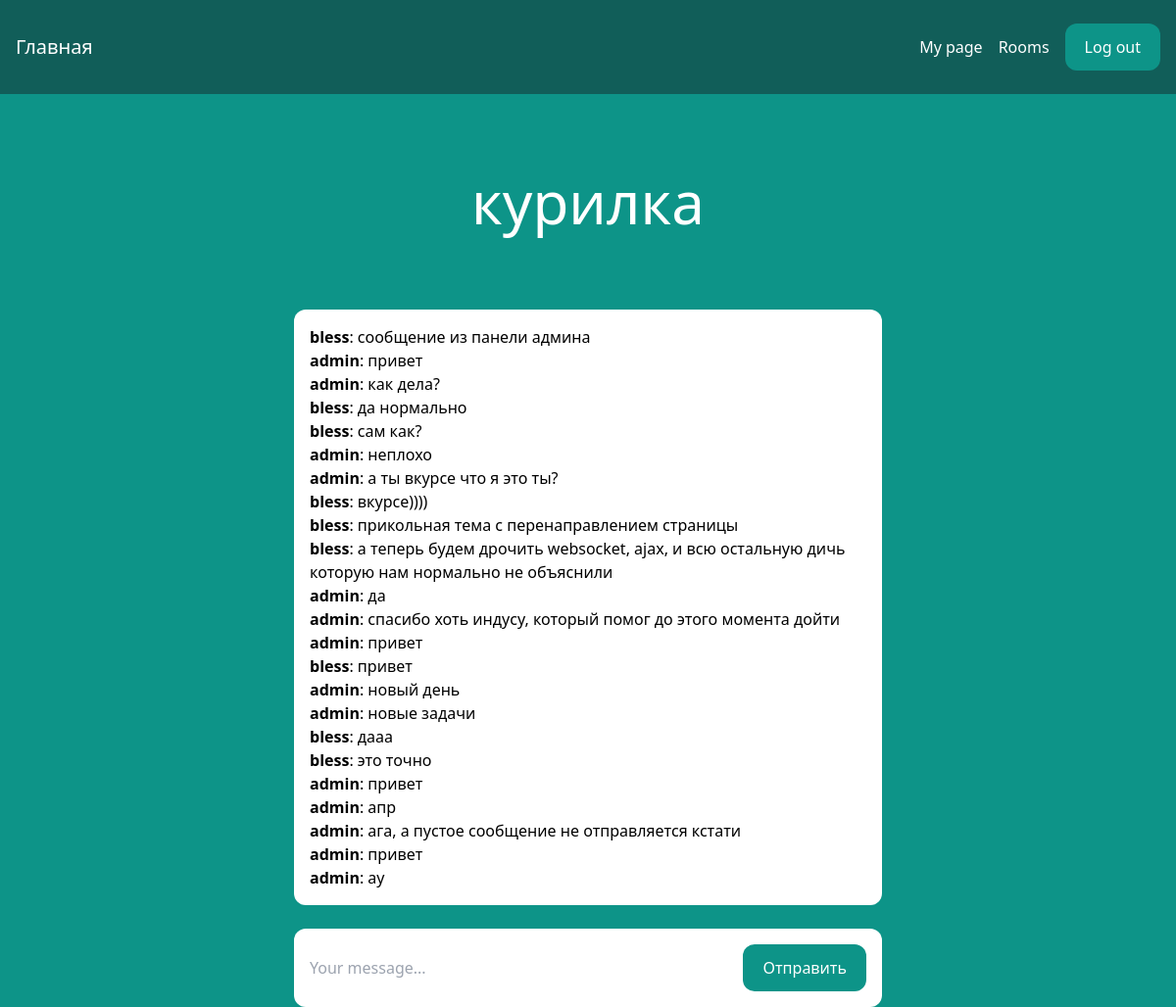
Page /rooms/rooms/1 (signed in) on the committed database.
### room/models.py (models this page shows)
class Room(models.Model):
    name = models.CharField(max_length=255)

class Message(models.Model):
    room = models.ForeignKey(Room, related_name='messages', on_delete=models.CASCADE)
    user = models.ForeignKey(User, related_name='messages', on_delete=models.CASCADE)
    content = models.TextField()
    date_added = models.DateTimeField(auto_now_add=True)
    class Meta:
        ordering = ('date_added',)

### room/views.py (the view)
# urls.py: path('rooms/', include('room.urls')),
@login_required
def room(request, id):
    room = Room.objects.get(id=id)
    messages = Message.objects.filter(room=room)
    if request.method == 'POST':
        content = request.POST.get('content')
        if content:
            Message.objects.create(room=room, user=request.user, content=content)
            return redirect('room', id=id)
    return render(request, 'room/room.html', {'room': room, 'messages': messages})

### room/templates/room/room.html (shortened to what this page needs)
{% extends 'core/base.html' %}
{% load static %}
{% block content %}
<div class="p-10 lg:p-20 text-center">
    <h1 class="text-3xl lg:text-6xl text-white">{{ room.name }}</h1>
</div>
<div class="lg:w-2/4 mx-4 lg:mx-auto p-4 bg-white rounded-xl">
    <div class="chat-messages space-y-3" id="chat-messages">
    {% for message in messages %}
        <b>{{ message.user.username }}</b>: {{ message.content }}<br>
    {% endfor %}
</div>
</div>
<div class="lg:w-2/4 mt-6 mx-4 lg:mx-auto p-4 bg-white rounded-xl">
    <form method="post" action="{% url 'send_message' %}" class="flex">
    <input type="text" name="content" class="flex-1 mr-3" placeholder="Your message..." id="chat-message-input">
    <button
        class="px-5 py-3 rounded-xl text-white bg-teal-600 hover:bg-teal-700"
        id="chat-message-submit" onclick="test_messedge()"
    >Отправить</button>
    </form>
</div>
{% endblock %}

### core/templates/core/base.html (shortened to what this page needs)
<!DOCTYPE html>
<html>
    <head>
        <script src="https://cdn.tailwindcss.com"></script>
    </head>
    <body class="bg-teal-600">
        <nav class="flex items-center justify-between px-4 py-6 bg-teal-800">
            <div>
                <a href="/" class="text-xl text-white">Главная</a>
            </div>
            <div class="flex items-center space-x-4">
                {% if request.user.is_authenticated %}
                    <a href="/user_page/" class="text-white hover:text-gray-200">My page</a>
                    <a href="/rooms/" class="text-white hover:text-gray-200">Rooms</a>
                    <a href="/logout/" class="px-5 py-3 rounded-xl text-white bg-teal-600 hover:bg-teal-700">Log out</a>
                {% else %}
                    <a href="/login/" class="text-white hover:text-gray-200">Log in</a>
                    <a href="/signup/" class="px-5 py-3 rounded-xl text-white bg-teal-600 hover:bg-teal-700">Sign up</a>
                {% endif %}
            </div>
        </nav>
        {% block content %}
        {% endblock %}
    </body>
</html>

### rows in the picture
Room: name "курилка"
Message: user.username "bless", content "сообщение из панели админа"
Message: user.username "admin", content "привет"
Message: user.username "admin", content "как дела?"
Message: user.username "bless", content "да нормально"
Message: user.username "bless", content "сам как?"
Message: user.username "admin", content "неплохо"
Message: user.username "admin", content "а ты вкурсе что я это ты?"
Message: user.username "bless", content "вкурсе))))"
Message: user.username "bless", content "прикольная тема с перенаправлением страницы"
Message: user.username "bless", content "а теперь будем дрочить websocket, ajax, и всю остальную дичь которую нам нормально не объяснили"
Message: user.username "admin", content "да"
Message: user.username "admin", content "спасибо хоть индусу, который помог до этого момента дойти"
Message: user.username "admin", content "привет"
Message: user.username "bless", content "привет"
Message: user.username "admin", content "новый день"
Message: user.username "admin", content "новые задачи"
Message: user.username "bless", content "дааа"
Message: user.username "bless", content "это точно"
Message: user.username "admin", content "привет"
Message: user.username "admin", content "апр"
Message: user.username "admin", content "ага, а пустое сообщение не отправляется кстати"
Message: user.username "admin", content "привет"
Message: user.username "admin", content "ау"
